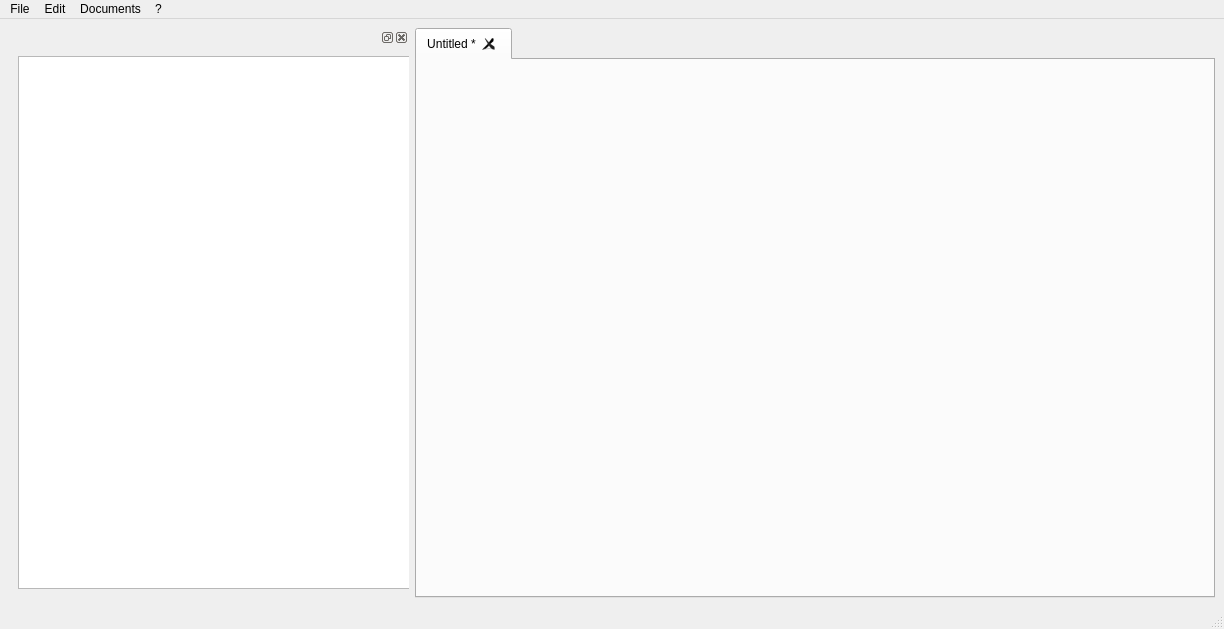
<?xml version="1.0" encoding="UTF-8"?>
<ui version="4.0">
 <class>MainWindow</class>
 <widget class="QMainWindow" name="MainWindow">
  <property name="geometry">
   <rect>
    <x>0</x>
    <y>0</y>
    <width>1224</width>
    <height>629</height>
   </rect>
  </property>
  <property name="windowTitle">
   <string>RuleEditor</string>
  </property>
  <widget class="QWidget" name="centralwidget">
   <layout class="QHBoxLayout" name="horizontalLayout">
    <item>
     <widget class="QDockWidget" name="dockBrowser">
      <property name="maximumSize">
       <size>
        <width>400</width>
        <height>524287</height>
       </size>
      </property>
      <widget class="QWidget" name="widgetBrowser">
       <layout class="QVBoxLayout" name="verticalLayout_3">
        <item>
         <widget class="QTreeView" name="browser">
          <property name="minimumSize">
           <size>
            <width>400</width>
            <height>0</height>
           </size>
          </property>
          <property name="maximumSize">
           <size>
            <width>400</width>
            <height>16777215</height>
           </size>
          </property>
         </widget>
        </item>
       </layout>
      </widget>
     </widget>
    </item>
    <item>
     <widget class="QTabWidget" name="tabContent">
      <property name="minimumSize">
       <size>
        <width>400</width>
        <height>0</height>
       </size>
      </property>
      <property name="currentIndex">
       <number>0</number>
      </property>
      <property name="tabsClosable">
       <bool>true</bool>
      </property>
      <widget class="QWidget" name="tab">
       <attribute name="title">
        <string>Untitled *</string>
       </attribute>
      </widget>
     </widget>
    </item>
   </layout>
  </widget>
  <widget class="QMenuBar" name="menubar">
   <property name="geometry">
    <rect>
     <x>0</x>
     <y>0</y>
     <width>1224</width>
     <height>20</height>
    </rect>
   </property>
   <widget class="QMenu" name="menuFile">
    <property name="title">
     <string>File</string>
    </property>
    <addaction name="actionNew"/>
    <addaction name="actionOpen"/>
    <addaction name="actionSave"/>
    <addaction name="actionSaveAs"/>
    <addaction name="separator"/>
    <addaction name="actionExit"/>
   </widget>
   <widget class="QMenu" name="menuEdit">
    <property name="title">
     <string>Edit</string>
    </property>
    <addaction name="actionSettings"/>
   </widget>
   <widget class="QMenu" name="menuHelp">
    <property name="title">
     <string>?</string>
    </property>
    <addaction name="actionAbout"/>
    <addaction name="actionAbout_QT"/>
   </widget>
   <widget class="QMenu" name="menuDocuments">
    <property name="title">
     <string>Documents</string>
    </property>
    <addaction name="actionSave_All"/>
    <addaction name="actionClose_All"/>
    <addaction name="separator"/>
   </widget>
   <addaction name="menuFile"/>
   <addaction name="menuEdit"/>
   <addaction name="menuDocuments"/>
   <addaction name="menuHelp"/>
  </widget>
  <widget class="QStatusBar" name="statusbar"/>
  <action name="actionOpen">
   <property name="text">
    <string>Open</string>
   </property>
   <property name="shortcut">
    <string>Ctrl+O</string>
   </property>
  </action>
  <action name="actionNew">
   <property name="text">
    <string>New</string>
   </property>
   <property name="shortcut">
    <string>Ctrl+N</string>
   </property>
  </action>
  <action name="actionExit">
   <property name="text">
    <string>Exit</string>
   </property>
   <property name="shortcut">
    <string>Ctrl+Q</string>
   </property>
  </action>
  <action name="actionSettings">
   <property name="text">
    <string>Settings</string>
   </property>
  </action>
  <action name="actionSave">
   <property name="text">
    <string>Save</string>
   </property>
   <property name="shortcut">
    <string>Ctrl+S</string>
   </property>
  </action>
  <action name="actionSaveAs">
   <property name="text">
    <string>Save as ...</string>
   </property>
  </action>
  <action name="actionAbout">
   <property name="text">
    <string>About</string>
   </property>
  </action>
  <action name="actionAbout_QT">
   <property name="text">
    <string>About &amp;QT</string>
   </property>
  </action>
  <action name="actionSave_All">
   <property name="text">
    <string>Save All</string>
   </property>
  </action>
  <action name="actionClose_All">
   <property name="text">
    <string>Close All</string>
   </property>
  </action>
 </widget>
 <resources/>
 <connections>
  <connection>
   <sender>actionExit</sender>
   <signal>triggered()</signal>
   <receiver>MainWindow</receiver>
   <slot>close()</slot>
   <hints>
    <hint type="sourcelabel">
     <x>-1</x>
     <y>-1</y>
    </hint>
    <hint type="destinationlabel">
     <x>399</x>
     <y>299</y>
    </hint>
   </hints>
  </connection>
 </connections>
</ui>
